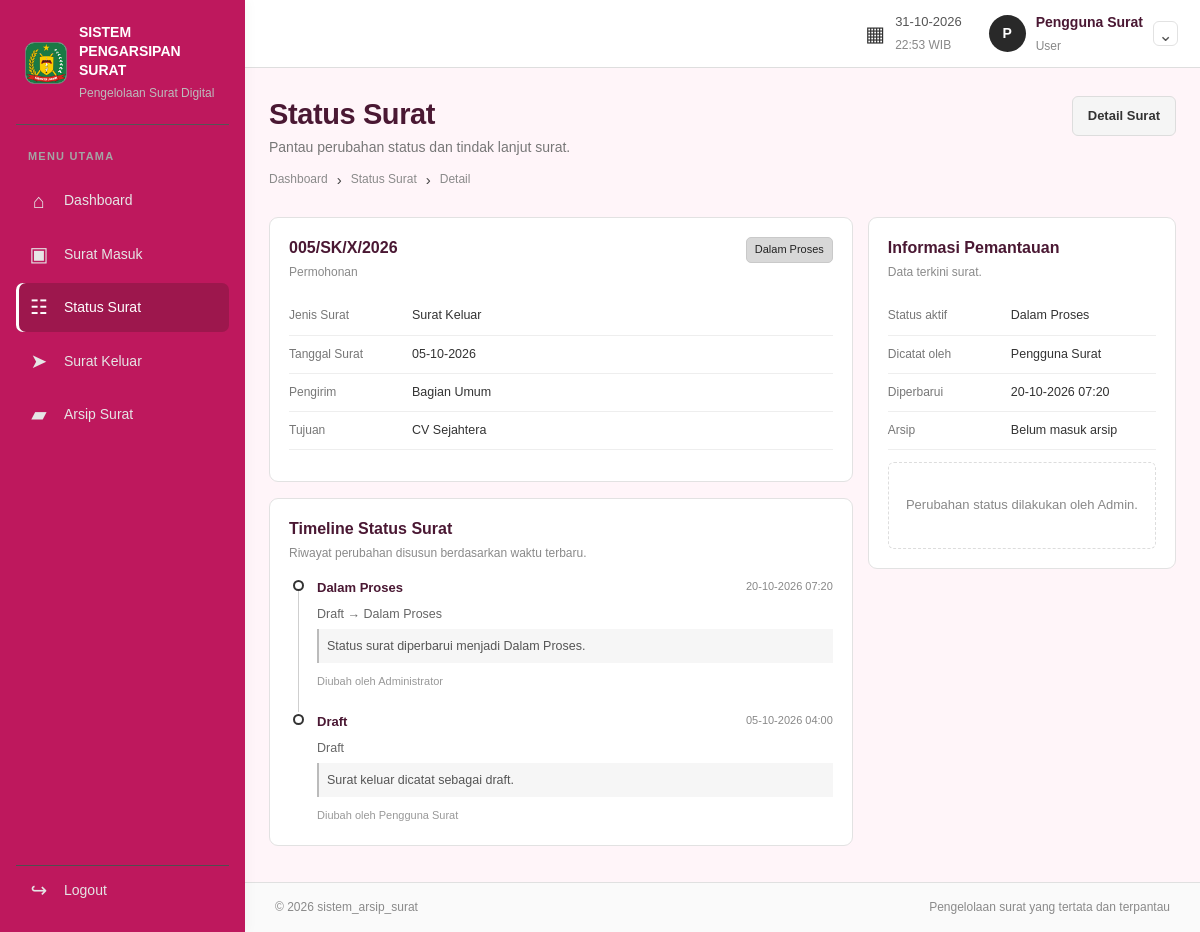
/user/status_surat/detail.php?id=10 (signed in), run on the app's committed database.
### tables this page shows
CREATE TABLE `surat` (
  `id` int(10) UNSIGNED NOT NULL,
  `jenis_surat` enum('Masuk','Keluar') NOT NULL,
  `nomor_surat` varchar(100) NOT NULL,
  `tanggal_surat` date NOT NULL,
  `tanggal_diterima` date DEFAULT NULL,
  `pengirim` varchar(200) NOT NULL DEFAULT '',
  `tujuan` varchar(200) NOT NULL DEFAULT '',
  `perihal` varchar(250) NOT NULL,
  `deskripsi` text DEFAULT NULL,
  `uploaded_file` varchar(255) DEFAULT NULL,
  `status` varchar(40) NOT NULL,
  `created_by` int(10) UNSIGNED NOT NULL,
  `updated_by` int(10) UNSIGNED DEFAULT NULL,
  `created_at` timestamp NOT NULL DEFAULT current_timestamp(),
  `updated_at` timestamp NOT NULL DEFAULT current_timestamp() ON UPDATE current_timestamp()
);

CREATE TABLE `users` (
  `id` int(10) UNSIGNED NOT NULL,
  `nama` varchar(120) NOT NULL,
  `username` varchar(60) NOT NULL,
  `password_hash` varchar(255) NOT NULL,
  `role` enum('Admin','User') NOT NULL DEFAULT 'User',
  `is_active` tinyint(1) NOT NULL DEFAULT 1,
  `created_at` timestamp NOT NULL DEFAULT current_timestamp()
);

CREATE TABLE `surat_status_logs` (
  `id` bigint(20) UNSIGNED NOT NULL,
  `surat_id` int(10) UNSIGNED NOT NULL,
  `status_lama` varchar(40) DEFAULT NULL,
  `status_baru` varchar(40) NOT NULL,
  `catatan` varchar(500) DEFAULT NULL,
  `changed_by` int(10) UNSIGNED NOT NULL,
  `changed_at` timestamp NOT NULL DEFAULT current_timestamp()
);

### user/status_surat/detail.php (the view, shortened to what this page needs)
<?php
require_once __DIR__ . '/../../include/auth_user.php';
$role='User'; $area='user'; $activeMenu='status'; $pageTitle='Detail Status Surat';
$id=max(0,(int)($_GET['id'] ?? 0));
$stmt=$conn->prepare('SELECT s.*, u.nama AS pembuat_nama FROM surat s JOIN users u ON u.id=s.created_by WHERE s.id=? LIMIT 1'); $stmt->bind_param('i',$id); $stmt->execute(); $letter=$stmt->get_result()->fetch_assoc(); $stmt->close();
$logsStmt=$conn->prepare('SELECT l.*, u.nama AS pengubah_nama FROM surat_status_logs l JOIN users u ON u.id=l.changed_by WHERE l.surat_id=? ORDER BY l.changed_at DESC,l.id DESC'); $logsStmt->bind_param('i',$id); $logsStmt->execute(); $logs=$logsStmt->get_result();
$validStatuses=$letter['jenis_surat']==='Masuk'?['Diterima','Menunggu Disposisi','Dalam Proses','Selesai','Ditolak']:['Draft','Dalam Proses','Selesai','Dibatalkan'];
$folder=$letter['jenis_surat']==='Masuk'?'surat_masuk':'surat_keluar';
require __DIR__ . '/../../include/header.php';
?>
<div class="page-heading"><div><h1>Status Surat</h1><p>Pantau perubahan status dan tindak lanjut surat.</p><div class="breadcrumbs"><a href="<?= BASE_URL ?>/<?= $area ?>/dashboard.php">Dashboard</a><span>›</span><a href="<?= BASE_URL ?>/<?= $area ?>/status_surat/index.php">Status Surat</a><span>›</span>Detail</div></div><a class="button button-light" href="<?= BASE_URL ?>/<?= $area ?>/<?= $folder ?>/detail.php?id=<?= $id ?>">Detail Surat</a></div>
<div class="status-page-grid"><div class="status-main-column"><section class="panel"><div class="panel-heading"><div><h2><?= htmlspecialchars($letter['nomor_surat'],ENT_QUOTES,'UTF-8') ?></h2><p><?= htmlspecialchars($letter['perihal'],ENT_QUOTES,'UTF-8') ?></p></div><span class="status-badge <?= $letter['status']==='Selesai'?'status-done':($letter['status']==='Dalam Proses'?'status-progress':(in_array($letter['status'],['Ditolak','Dibatalkan'],true)?'status-rejected':'status-waiting')) ?>"><?= htmlspecialchars($letter['status'],ENT_QUOTES,'UTF-8') ?></span></div><dl class="compact-detail"><div><dt>Jenis Surat</dt><dd><?= $letter['jenis_surat']==='Masuk'?'Surat Masuk':'Surat Keluar' ?></dd></div><div><dt>Tanggal Surat</dt><dd><?= date('d-m-Y',strtotime($letter['tanggal_surat'])) ?></dd></div><div><dt>Pengirim</dt><dd><?= htmlspecialchars($letter['pengirim']?:'-',ENT_QUOTES,'UTF-8') ?></dd></div><div><dt>Tujuan</dt><dd><?= htmlspecialchars($letter['tujuan']?:'-',ENT_QUOTES,'UTF-8') ?></dd></div></dl><a class="button button-dark <?= empty($letter['uploaded_file']) ? 'is-hidden' : '' ?>" href="<?= BASE_URL ?>/proses/file_surat.php?id=<?= $id ?>&amp;mode=view">Lihat Lampiran</a></section>
<section class="panel"><div class="panel-heading"><div><h2>Timeline Status Surat</h2><p>Riwayat perubahan disusun berdasarkan waktu terbaru.</p></div></div><?php if($logs->num_rows>0): ?><div class="timeline"><?php while($log=$logs->fetch_assoc()): ?><div class="timeline-item"><span class="timeline-dot"></span><div class="timeline-content"><div class="timeline-meta"><strong><?= htmlspecialchars($log['status_baru'],ENT_QUOTES,'UTF-8') ?></strong><time><?= date('d-m-Y H:i',strtotime($log['changed_at'])) ?></time></div><p><?= $log['status_lama']?htmlspecialchars($log['status_lama'],ENT_QUOTES,'UTF-8').' → ':'' ?><?= htmlspecialchars($log['status_baru'],ENT_QUOTES,'UTF-8') ?></p><?php if($log['catatan']): ?><p class="timeline-note"><?= htmlspecialchars($log['catatan'],ENT_QUOTES,'UTF-8') ?></p><?php endif; ?><small>Diubah oleh <?= htmlspecialchars($log['pengubah_nama'],ENT_QUOTES,'UTF-8') ?></small></div></div><?php endwhile; ?></div><?php else: ?><div class="empty-state">Belum ada riwayat status surat.</div><?php endif; ?></section><?php require __DIR__ . '/../../include/disposisi_surat_panel.php'; ?></div>
<aside class="panel status-detail-panel"><div class="panel-heading"><div><h2>Informasi Pemantauan</h2><p>Data terkini surat.</p></div></div><dl class="compact-detail"><div><dt>Status aktif</dt><dd><?= htmlspecialchars($letter['status'],ENT_QUOTES,'UTF-8') ?></dd></div><div><dt>Dicatat oleh</dt><dd><?= htmlspecialchars($letter['pembuat_nama'],ENT_QUOTES,'UTF-8') ?></dd></div><div><dt>Diperbarui</dt><dd><?= date('d-m-Y H:i',strtotime($letter['updated_at'])) ?></dd></div><div><dt>Arsip</dt><dd><?= $letter['status']==='Selesai'?'Masuk arsip otomatis':'Belum masuk arsip' ?></dd></div></dl>
<?php if($role==='Admin'): ?><hr class="section-rule"><div class="status-update-box"><h3>Ubah Status Surat</h3><form class="form-stack" method="post" action="<?= BASE_URL ?>/proses/status_update.php"><input type="hidden" name="csrf_token" value="<?= htmlspecialchars($_SESSION['csrf_token'],ENT_QUOTES,'UTF-8') ?>"><input type="hidden" name="id" value="<?= $id ?>"><label for="status_baru">Status Baru</label><select id="status_baru" name="status_baru" required><?php foreach($validStatuses as $st): ?><option value="<?= htmlspecialchars($st,ENT_QUOTES,'UTF-8') ?>" <?= $letter['status']===$st?'selected':'' ?>><?= htmlspecialchars($st,ENT_QUOTES,'UTF-8') ?></option><?php endforeach; ?></select><label for="catatan">Catatan Perubahan</label><textarea id="catatan" name="catatan" rows="4" maxlength="500" placeholder="Alasan atau keterangan tindak lanjut..."></textarea><button class="button button-dark button-full" type="submit">Simpan Perubahan Status</button></form><small class="field-help">Status Selesai akan memasukkan surat ke arsip. Jika diubah kembali ke status lain, arsip aktifnya akan dikeluarkan.</small></div><?php else: ?><div class="empty-state">Perubahan status dilakukan oleh Admin.</div><?php endif; ?></aside></div>
<?php require __DIR__ . '/../../include/footer.php'; ?>

### include/header.php (shortened to what this page needs)
<?php
$userInfo = $_SESSION['user'] ?? [];
$role = $role ?? ($userInfo['role'] ?? 'User');
?>
<!doctype html>
<html lang="id">
<head>
    <link rel="stylesheet" href="<?= BASE_URL ?>/include/css/style.css">
</head>
<body>
<div class="app-shell">
    <?php require __DIR__ . '/sidebar.php'; ?>
    <main class="main-area">
        <header class="topbar">
            <div class="topbar-right">
                <div class="topbar-date"><span class="date-icon">▦</span><span><?= date('d-m-Y') ?><small><?= date('H:i') ?> WIB</small></span></div>
                <div class="user-menu"><span class="avatar"><?= htmlspecialchars(strtoupper(substr($userInfo['nama'] ?? 'U', 0, 1)), ENT_QUOTES, 'UTF-8') ?></span><div><strong><?= htmlspecialchars($userInfo['nama'] ?? 'Pengguna', ENT_QUOTES, 'UTF-8') ?></strong><small><?= htmlspecialchars($role, ENT_QUOTES, 'UTF-8') ?></small></div><a href="<?= BASE_URL ?>/ubah_password.php" class="profile-link" title="Ubah kata sandi" aria-label="Ubah kata sandi">⌄</a></div>
            </div>
        </header>
        <section class="page-content">

### data on the page
surat: created_by.nama "P", created_by.nama "Pengguna Surat", nomor_surat "005/SK/X/2026", perihal "Permohonan", status "Dalam Proses", tanggal_surat "05-10-2026", pengirim "Bagian Umum", tujuan "CV Sejahtera", updated_at "20-10-2026 07:20"
surat_status_logs: status_baru "Dalam Proses", changed_at "20-10-2026 07:20", status_lama "Draft", catatan "Status surat diperbarui menjadi Dalam Proses.", changed_by.nama "Administrator"
surat_status_logs: status_baru "Draft", changed_at "05-10-2026 04:00", catatan "Surat keluar dicatat sebagai draft.", changed_by.nama "Pengguna Surat"

### other printed values
$role "User"
